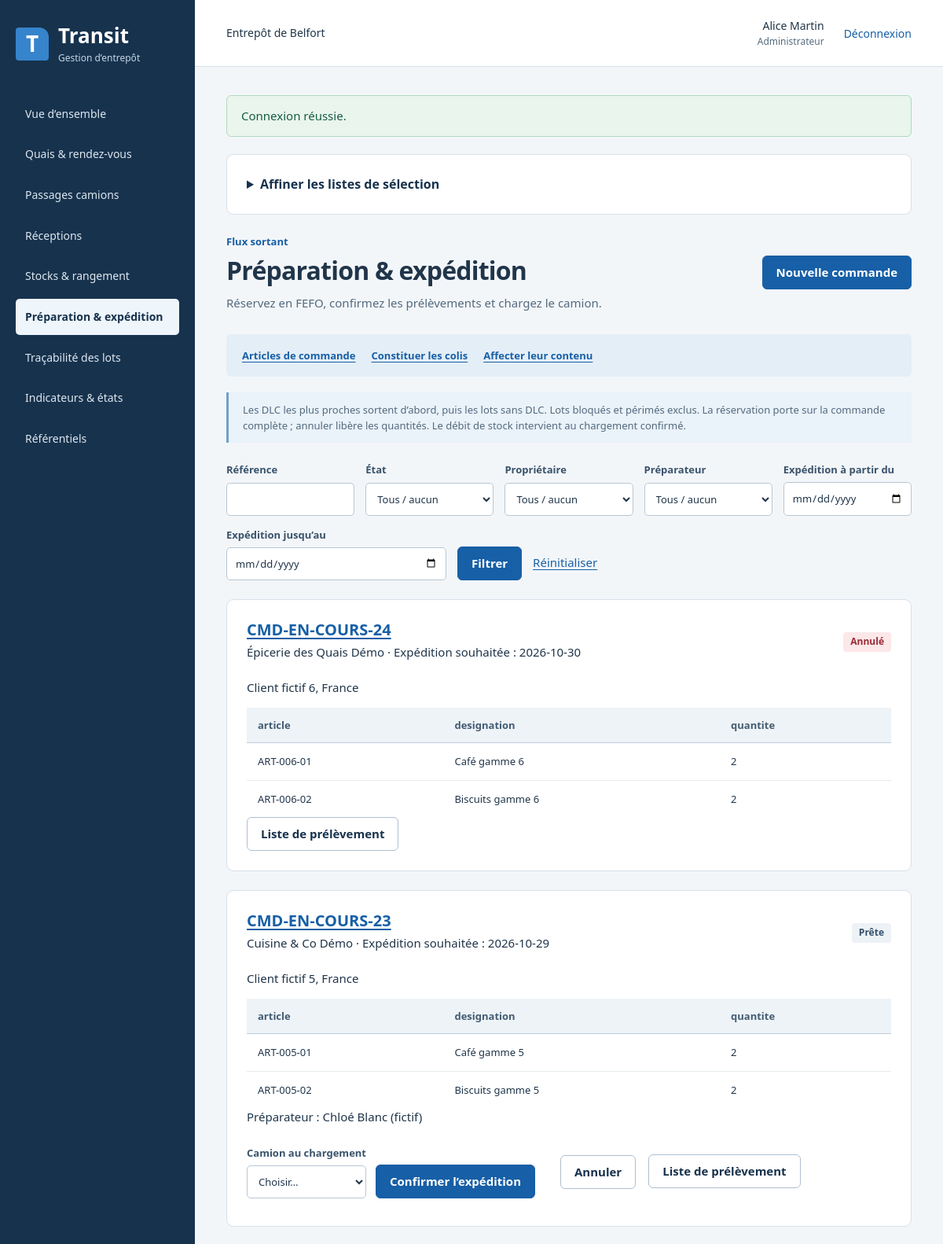
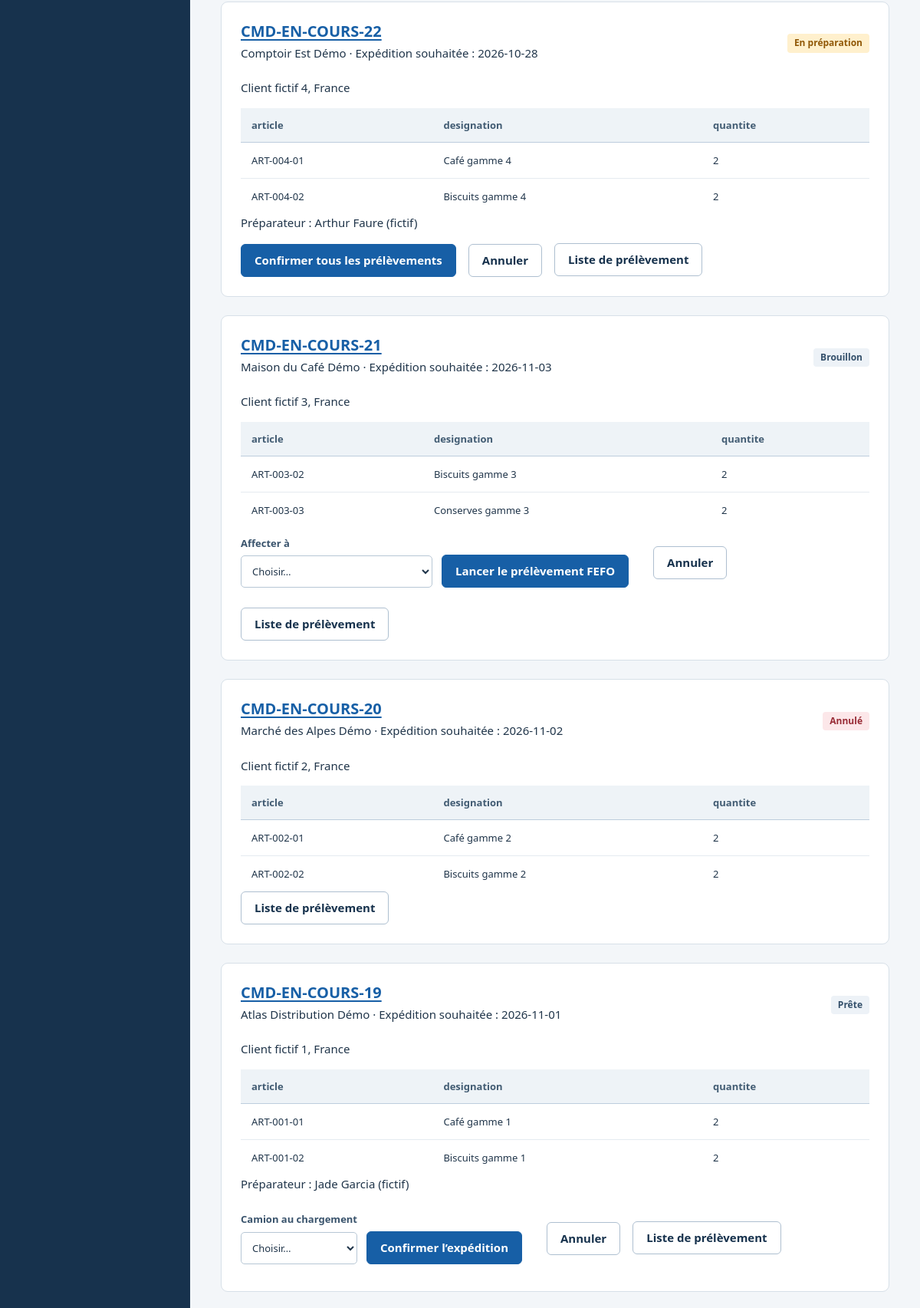
Screenshot of /?page=orders (signed in, upper part) with the database file from the repository (2 pictures, top to bottom).
### tables this page shows
CREATE TABLE user_account (
 id INT AUTO_INCREMENT PRIMARY KEY, email VARCHAR(190) NOT NULL UNIQUE,
 name VARCHAR(100) NOT NULL, password_hash VARCHAR(255) NOT NULL,
 role ENUM('pending','admin','manager','gate','warehouse') NOT NULL DEFAULT 'pending',
 active BOOLEAN NOT NULL DEFAULT 0, created_at DATETIME NOT NULL DEFAULT CURRENT_TIMESTAMP, CHECK(active IN (0,1))
);

CREATE TABLE customer_order (id INT AUTO_INCREMENT PRIMARY KEY, reference VARCHAR(40) NOT NULL UNIQUE, owner_id INT NOT NULL, destination VARCHAR(255) NOT NULL, revision_note VARCHAR(255) NOT NULL DEFAULT '', desired_on DATE NOT NULL, status ENUM('draft','picking','ready','shipped','cancelled') NOT NULL DEFAULT 'draft', preparer_id INT NULL, picking_at DATETIME NULL, ready_at DATETIME NULL, FOREIGN KEY(owner_id) REFERENCES owner(id), FOREIGN KEY(preparer_id) REFERENCES user_account(id));

CREATE TABLE owner (id INT AUTO_INCREMENT PRIMARY KEY, code VARCHAR(30) NOT NULL UNIQUE, name VARCHAR(100) NOT NULL, address VARCHAR(255) NOT NULL, email VARCHAR(190) NOT NULL);

CREATE TABLE order_line (id INT AUTO_INCREMENT PRIMARY KEY, order_id INT NOT NULL, article_id INT NOT NULL, qty INT NOT NULL, UNIQUE(order_id,article_id), CHECK(qty>0), FOREIGN KEY(order_id) REFERENCES customer_order(id), FOREIGN KEY(article_id) REFERENCES article(id));

CREATE TABLE article (
 id INT AUTO_INCREMENT PRIMARY KEY, owner_id INT NOT NULL, sku VARCHAR(40) NOT NULL, name VARCHAR(100) NOT NULL,
 storage ENUM('ambiant','froid','dangereux') NOT NULL, packaging VARCHAR(80) NOT NULL,
 width_m DECIMAL(10,4) NOT NULL, depth_m DECIMAL(10,4) NOT NULL, height_m DECIMAL(10,4) NOT NULL,
 unit_kg DECIMAL(10,3) NOT NULL, units_per_pallet INT NOT NULL,
 UNIQUE(owner_id,sku), CHECK(width_m>0 AND depth_m>0 AND height_m>0 AND unit_kg>0 AND units_per_pallet>0), FOREIGN KEY(owner_id) REFERENCES owner(id)
);

### public/index.php (called while the page is built, shortened)
<?php
require __DIR__.'/../src/bootstrap.php';
$user=null;$error=null;$page=(string)($_GET['page']??'home');$message=$_SESSION['message']??null;unset($_SESSION['message']);
try {
    $db=new Database();$catalog=new Catalog($db);$reports=new Reports($db);
    if(isset($_SESSION['uid'])){
        $user=$db->run('SELECT id,name,email,role,active FROM user_account WHERE id=?',[$_SESSION['uid']])->fetch()?:null;
    }
    if(!$user)$page='login';
    else {
        $right=match($page){'planning'=>'trace','visits'=>'visits','stock','receipts','receipt_detail','notices'=>'stock','orders','order_detail','document'=>'orders','reports','export'=>'reports','trace'=>'trace',default=>null};
    }
} catch(Throwable $e){
    $code=$e->getCode();if(in_array($code,[401,403,404],true))http_response_code($code);else http_response_code(422);
    if($e instanceof PDOException){$state=$e->errorInfo[0]??'';$error=$state==='23000'?'Référence déjà utilisée, relation manquante ou suppression protégée.':($state==='22001'?'Texte trop long.':'Opération refusée par les contraintes de données.');error_log('BD70 SQL '.$state.' / '.($e->errorInfo[1]??''));}
    elseif($e instanceof DomainException||in_array($code,[401,403,404],true))$error=$e->getMessage();
    else {$error='Service indisponible. Consultez le journal local du serveur.';error_log('BD70 '.get_class($e).': '.$e->getMessage());}
    if(in_array($code,[401,403,404],true))$page=$user?'error':'login';
    if(!isset($db))$page='error';
}
require __DIR__.'/../templates/layout.php';

### src/bootstrap.php (called while the page is built, shortened)
<?php
require_once __DIR__.'/Database.php';
require_once __DIR__.'/Auth.php';
function h(mixed $v): string { return htmlspecialchars((string)($v??''),ENT_QUOTES|ENT_SUBSTITUTE,'UTF-8'); }
function url(array $p): string { return '/?'.http_build_query($p); }

### src/Database.php (called while the page is built, shortened)
<?php
final class Database
{
    public PDO $pdo;
    public function __construct(?array $config = null)
    {
        $config ??= require __DIR__ . '/../config/local.php';
        $this->pdo = new PDO($config['dsn'], $config['user'], $config['password'], [
            PDO::ATTR_ERRMODE => PDO::ERRMODE_EXCEPTION, PDO::ATTR_DEFAULT_FETCH_MODE => PDO::FETCH_ASSOC,
            PDO::ATTR_EMULATE_PREPARES => false,
        ]);
        $this->pdo->exec("SET SESSION TRANSACTION ISOLATION LEVEL READ COMMITTED");
        $this->pdo->exec("SET SESSION sql_mode='STRICT_TRANS_TABLES,ERROR_FOR_DIVISION_BY_ZERO,NO_ENGINE_SUBSTITUTION'");
    }
    public function run(string $sql, array $params = []): PDOStatement
    { $q = $this->pdo->prepare($sql); $q->execute($params); return $q; }
    public function all(string $sql, array $params = []): array { return $this->run($sql,$params)->fetchAll(); }
}

### src/Auth.php (called while the page is built, shortened)
<?php
final class Auth
{
    public static function can(array $user,string $right): bool { return (bool)$user['active'] && in_array($right,self::RIGHTS[$user['role']]??[],true); }
}

### templates/helpers.php (the view, shortened to what this page needs)
<?php
function startForm(string $action,array $hidden=[],string $class=''): void { global $page;
 echo '<form method="post" class="'.h($class).'">';
}
function selectField(string $name,string $label,array $options,mixed $selected='',bool $optional=false): void {
 echo '<label>'.h($label).'<select name="'.h($name).'"'.($optional?'':' required').'>';
 echo '<option value="">'.($optional?'Tous / aucun':'Choisir…').'</option>';
 foreach($options as $opt)echo '<option value="'.h($opt['id']).'"'.((string)$opt['id']===(string)$selected?' selected':'').'>'.h($opt['label']).'</option>';echo '</select></label>';
}
function inputField(string $name,string $label,mixed $value='',string $type='text',bool $required=true): void {
 echo '<label>'.h($label).'<input type="'.h($type).'" name="'.h($name).'" value="'.h($value).'"'.($required?' required':'').($type==='number'?' step="any"':'').'></label>';
}
function badge(mixed $value): string { return '<span class="badge '.h((string)$value).'">'.h(Catalog::VALUES[(string)$value]??$value).'</span>'; }
function dataTable(array $rows,array $heads=[]): void {
 $keys=$heads?array_keys($heads):array_keys($rows[0]);echo '<div class="table-scroll"><table><thead><tr>';
 foreach($keys as $key)echo '<th scope="col">'.h($heads[$key]??Catalog::LABELS[$key]??str_replace('_',' ',$key)).'</th>';echo '</tr></thead><tbody>';
 foreach($rows as $row){echo '<tr>';foreach($keys as $k){$v=$row[$k]??null;echo '<td>'.($v===null?'—':h($v)).'</td>';}echo '</tr>';}echo '</tbody></table></div>';
}
function filterEnd(string $page): void {echo '<button>Filtrer</button><a href="'.h(url(['page'=>$page])).'">Réinitialiser</a></form>';}

### templates/layout.php (shortened to what this page needs)
<?php require __DIR__.'/helpers.php'; ?>
<!doctype html><html lang="fr"><head><link rel="stylesheet" href="/assets/app.css"></head>
<body>
<?php if($user): ?>
<aside class="sidebar no-print"><a class="brand" href="/"><span class="brand-symbol" aria-hidden="true">T</span><span>Transit<small>Gestion d’entrepôt</small></span></a><nav aria-label="Menu principal">
<?php $nav=['home'=>['Vue d’ensemble',null],'planning'=>['Quais & rendez-vous','trace'],'visits'=>['Passages camions','visits'],'receipts'=>['Réceptions','stock'],'stock'=>['Stocks & rangement','stock'],'orders'=>['Préparation & expédition','orders'],'trace'=>['Traçabilité des lots','trace'],'reports'=>['Indicateurs & états','reports'],'catalog'=>['Référentiels',null]];
foreach($nav as $key=>[$label,$right])if(!$right||Auth::can($user,$right))echo '<a '.($page===$key?'aria-current="page"':'').' href="'.h(url(['page'=>$key])).'">'.h($label).'</a>'; ?>
</nav><div class="sidebar-bottom"><span class="site-dot"></span> Site de démonstration<br><small>Données fictives · BD70</small></div></aside>
<?php endif; ?>
<div class="shell <?= $user?'':'anonymous' ?>"><header class="topbar no-print"><span><?= $user?'Entrepôt de Belfort':'Transit / BD70' ?></span><div class="account"><?php if($user): ?><span><?= h($user['name']) ?><small><?= h(Catalog::VALUES[$user['role']]) ?></small></span><?php startForm('logout'); ?><button class="text-button">Déconnexion</button></form><?php else: ?><span>Application pédagogique</span><?php endif; ?></div></header>
<main id="main"><?php if($message): ?><div role="status" class="notice success"><?= h($message) ?></div><?php endif; ?><?php if($error): ?><div role="alert" class="notice error"><?= h($error) ?></div><?php endif; ?>
<?php try {
 if($user&&in_array($page,['catalog','stock','orders','visits','trace','planning','receipts','notices','receipt_detail','order_detail'],true)){
  echo '<details class="panel no-print"><summary>Affiner les listes de sélection</summary><p>Retrouvez une référence ou un nom dans les listes volumineuses avant de remplir le formulaire.</p><form method="get" class="filters"><input type="hidden" name="page" value="'.h($page).'">';
  inputField('ref_search','Référence ou nom',$_GET['ref_search']??'','search',false);echo '<button>Rechercher les références</button></form></details>';
 }
 if($page!=='error')require __DIR__.'/'.(in_array($page,['home','login','catalog','planning','visits','receipts','stock','orders','reports','trace','document','receipt_detail','order_detail','notices'],true)?$page:'home').'.php';
}catch(Throwable $viewError){http_response_code(422);echo '<div role="alert" class="notice error">'.h($viewError instanceof DomainException?$viewError->getMessage():'Impossible de présenter ces données.').'</div>';error_log('BD70 vue : '.$viewError->getMessage());} ?>
</main><footer>Transit · Projet BD70 · Heure du site : Europe/Paris · <?= h(Clock::instant()->format('d/m/Y H:i')) ?></footer></div></body></html>

### templates/orders.php
<div class="page-heading"><div><p class="context">Flux sortant</p><h1>Préparation & expédition</h1><p>Réservez en FEFO, confirmez les prélèvements et chargez le camion.</p></div><a class="button" href="/?page=catalog&t=customer_order&new=1">Nouvelle commande</a></div>
<section class="workflow-strip no-print"><a href="/?page=catalog&t=order_line">Articles de commande</a><a href="/?page=catalog&t=package">Constituer les colis</a><a href="/?page=catalog&t=package_pick">Affecter leur contenu</a></section>
<p class="hint">Les DLC les plus proches sortent d’abord, puis les lots sans DLC. Lots bloqués et périmés exclus. La réservation porte sur la commande complète ; annuler libère les quantités. Le débit de stock intervient au chargement confirmé.</p>
<form method="get" class="filters"><input type="hidden" name="page" value="orders"><?php inputField('q','Référence',$_GET['q']??'','search',false);selectField('status','État',array_map(fn($v)=>['id'=>$v,'label'=>Catalog::VALUES[$v]],['draft','picking','ready','shipped','cancelled']),$_GET['status']??'',true);selectField('owner_id','Propriétaire',$catalog->options('owner'),$_GET['owner_id']??'',true);selectField('preparer_id','Préparateur',$catalog->options('user_account'),$_GET['preparer_id']??'',true);inputField('desired_from','Expédition à partir du',$_GET['desired_from']??'','date',false);inputField('desired_to','Expédition jusqu’au',$_GET['desired_to']??'','date',false);filterEnd('orders'); ?>
<?php $where=['1=1'];$params=[];if(!empty($_GET['q'])){$where[]='o.reference LIKE ?';$params[]='%'.$_GET['q'].'%';}if(!empty($_GET['status'])){$where[]='o.status=?';$params[]=$_GET['status'];}foreach(['owner_id','preparer_id'] as $key)if(!empty($_GET[$key])){$where[]='o.'.$key.'=?';$params[]=(int)$_GET[$key];}if(!empty($_GET['desired_from'])){$where[]='o.desired_on>=?';$params[]=Warehouse::date($_GET['desired_from']);}if(!empty($_GET['desired_to'])){$where[]='o.desired_on<=?';$params[]=Warehouse::date($_GET['desired_to']);}$p=max(1,(int)($_GET['p']??1));$total=(int)$db->scalar('SELECT COUNT(*) FROM customer_order o WHERE '.implode(' AND ',$where),$params);$orders=$db->all('SELECT o.*,c.name owner_name,u.name preparer FROM customer_order o JOIN owner c ON c.id=o.owner_id LEFT JOIN user_account u ON u.id=o.preparer_id WHERE '.implode(' AND ',$where).' ORDER BY o.id DESC LIMIT 20 OFFSET '.(($p-1)*20),$params);foreach($orders as $o): ?>
<article class="panel"><div class="section-heading"><div><h2><a href="<?= h(url(['page'=>'order_detail','id'=>$o['id']])) ?>"><?= h($o['reference']) ?></a></h2><p><?= h($o['owner_name']) ?> · Expédition souhaitée : <?= h($o['desired_on']) ?></p></div><?= badge($o['status']) ?></div><p><?= h($o['destination']) ?></p><?php dataTable($db->all('SELECT a.sku article,a.name designation,ol.qty quantite FROM order_line ol JOIN article a ON a.id=ol.article_id WHERE ol.order_id=?',[$o['id']]));if($o['preparer']): ?><p>Préparateur : <?= h($o['preparer']) ?></p><?php endif; ?>
<div class="actions no-print"><?php if($o['status']==='draft'){startForm('prepare',['id'=>$o['id']],'inline-form');selectField('preparer_id','Affecter à',$db->all("SELECT id,CONCAT(name,' / ',role) label FROM user_account WHERE active=1 AND role IN ('warehouse','manager','admin') ORDER BY name")); ?><button>Lancer le prélèvement FEFO</button></form><?php }elseif($o['status']==='picking'){startForm('confirm',['id'=>$o['id']]); ?><button>Confirmer tous les prélèvements</button></form><?php }elseif($o['status']==='ready'){startForm('ship',['id'=>$o['id']],'inline-form');selectField('visit_id','Camion au chargement',$db->all("SELECT id,reference label FROM truck_visit WHERE status='working' AND operation='expedition' ORDER BY id DESC")); ?><button>Confirmer l’expédition</button></form><?php }if(!in_array($o['status'],['shipped','cancelled'],true)){startForm('cancel_order',['id'=>$o['id']]); ?><button class="secondary" data-confirm="Annuler cette commande et libérer ses réservations ?">Annuler</button></form><?php } ?><a class="button secondary" href="<?= h(url(['page'=>'document','id'=>$o['id'],'kind'=>'pick'])) ?>">Liste de prélèvement</a><?php if($o['status']==='shipped'): ?><a href="<?= h(url(['page'=>'document','id'=>$o['id'],'kind'=>'delivery'])) ?>">Bon de livraison</a><a href="<?= h(url(['page'=>'document','id'=>$o['id'],'kind'=>'waybill'])) ?>">Lettre de voiture</a><?php endif; ?></div></article><?php endforeach;if(!$orders): ?><p class="empty">Aucune commande pour ces critères.</p><?php endif;pagination($total,$p); ?>

### rows the page displays
user_account: name "Alice Martin", role "Administrateur"
customer_order: reference "CMD-EN-COURS-24", owner.name "Épicerie des Quais Démo", desired_on "2026-10-30", status "Annulé", destination "Client fictif 6, France", key "article", key "designation", key "quantite"
order_line: article.sku "ART-006-01", article.name "Café gamme 6", qty "2"
order_line: article.sku "ART-006-02", article.name "Biscuits gamme 6", qty "2"
customer_order: reference "CMD-EN-COURS-23", owner.name "Cuisine & Co Démo", desired_on "2026-10-29", status "Prête", destination "Client fictif 5, France", key "article", key "designation", key "quantite", preparer.name "Chloé Blanc (fictif)", label "Camion au chargement"
order_line: article.sku "ART-005-01", article.name "Café gamme 5", qty "2"
order_line: article.sku "ART-005-02", article.name "Biscuits gamme 5", qty "2"
customer_order: reference "CMD-EN-COURS-22", owner.name "Comptoir Est Démo", desired_on "2026-10-28", status "En préparation", destination "Client fictif 4, France", key "article", key "designation", key "quantite", preparer.name "Arthur Faure (fictif)"
order_line: article.sku "ART-004-01", article.name "Café gamme 4", qty "2"
order_line: article.sku "ART-004-02", article.name "Biscuits gamme 4", qty "2"
customer_order: reference "CMD-EN-COURS-21", owner.name "Maison du Café Démo", desired_on "2026-11-03", status "Brouillon", destination "Client fictif 3, France", key "article", key "designation", key "quantite", label "Affecter à"
order_line: article.sku "ART-003-02", article.name "Biscuits gamme 3", qty "2"
order_line: article.sku "ART-003-03", article.name "Conserves gamme 3", qty "2"
customer_order: reference "CMD-EN-COURS-20", owner.name "Marché des Alpes Démo", desired_on "2026-11-02", status "Annulé", destination "Client fictif 2, France", key "article", key "designation", key "quantite"
order_line: article.sku "ART-002-01", article.name "Café gamme 2", qty "2"
order_line: article.sku "ART-002-02", article.name "Biscuits gamme 2", qty "2"
customer_order: reference "CMD-EN-COURS-19", owner.name "Atlas Distribution Démo", desired_on "2026-11-01", status "Prête", destination "Client fictif 1, France", key "article", key "designation", key "quantite", preparer.name "Jade Garcia (fictif)", label "Camion au chargement"
order_line: article.sku "ART-001-01", article.name "Café gamme 1", qty "2"
order_line: article.sku "ART-001-02", article.name "Biscuits gamme 1", qty "2"

### other values shown
$label "Vue d’ensemble"
$label "Quais & rendez-vous"
$label "Passages camions"
$label "Réceptions"
$label "Stocks & rangement"
$label "Préparation & expédition"
$label "Traçabilité des lots"
$label "Indicateurs & états"
$label "Référentiels"
$message "Connexion réussie."
$label "Référence Expédition à partir du Expédition jusqu’au"
$label "État Propriétaire Préparateur"
